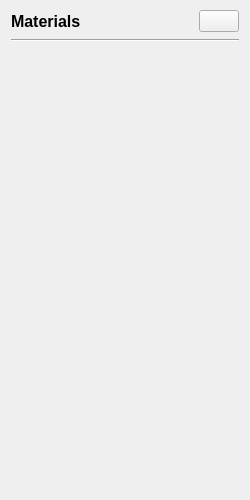
<?xml version="1.0" encoding="UTF-8"?>
<ui version="4.0">
 <class>MaterialPage</class>
 <widget class="QWidget" name="MaterialPage">
  <property name="geometry">
   <rect>
    <x>0</x>
    <y>0</y>
    <width>250</width>
    <height>500</height>
   </rect>
  </property>
  <property name="windowTitle">
   <string>Form</string>
  </property>
  <layout class="QVBoxLayout" name="verticalLayout">
   <property name="topMargin">
    <number>9</number>
   </property>
   <item>
    <widget class="QWidget" name="widget" native="true">
     <layout class="QHBoxLayout" name="horizontalLayout">
      <property name="leftMargin">
       <number>0</number>
      </property>
      <property name="topMargin">
       <number>0</number>
      </property>
      <property name="rightMargin">
       <number>0</number>
      </property>
      <property name="bottomMargin">
       <number>0</number>
      </property>
      <item>
       <widget class="QLabel" name="title">
        <property name="minimumSize">
         <size>
          <width>0</width>
          <height>24</height>
         </size>
        </property>
        <property name="font">
         <font>
          <pointsize>12</pointsize>
          <bold>true</bold>
         </font>
        </property>
        <property name="text">
         <string>Materials</string>
        </property>
       </widget>
      </item>
      <item>
       <spacer name="horizontalSpacer">
        <property name="orientation">
         <enum>Qt::Horizontal</enum>
        </property>
        <property name="sizeHint" stdset="0">
         <size>
          <width>120</width>
          <height>20</height>
         </size>
        </property>
       </spacer>
      </item>
      <item>
       <widget class="QPushButton" name="add">
        <property name="text">
         <string/>
        </property>
        <property name="icon">
         <iconset resource="../../../resource.qrc">
          <normaloff>:/icons/add-circle-outline.svg</normaloff>:/icons/add-circle-outline.svg</iconset>
        </property>
       </widget>
      </item>
     </layout>
    </widget>
   </item>
   <item>
    <widget class="Line" name="line">
     <property name="orientation">
      <enum>Qt::Horizontal</enum>
     </property>
    </widget>
   </item>
   <item>
    <widget class="QScrollArea" name="scrollArea">
     <property name="frameShape">
      <enum>QFrame::NoFrame</enum>
     </property>
     <property name="horizontalScrollBarPolicy">
      <enum>Qt::ScrollBarAlwaysOff</enum>
     </property>
     <property name="widgetResizable">
      <bool>true</bool>
     </property>
     <widget class="QWidget" name="cardList">
      <property name="geometry">
       <rect>
        <x>0</x>
        <y>0</y>
        <width>232</width>
        <height>443</height>
       </rect>
      </property>
     </widget>
    </widget>
   </item>
  </layout>
 </widget>
 <resources>
  <include location="../../../resource.qrc"/>
 </resources>
 <connections/>
</ui>
